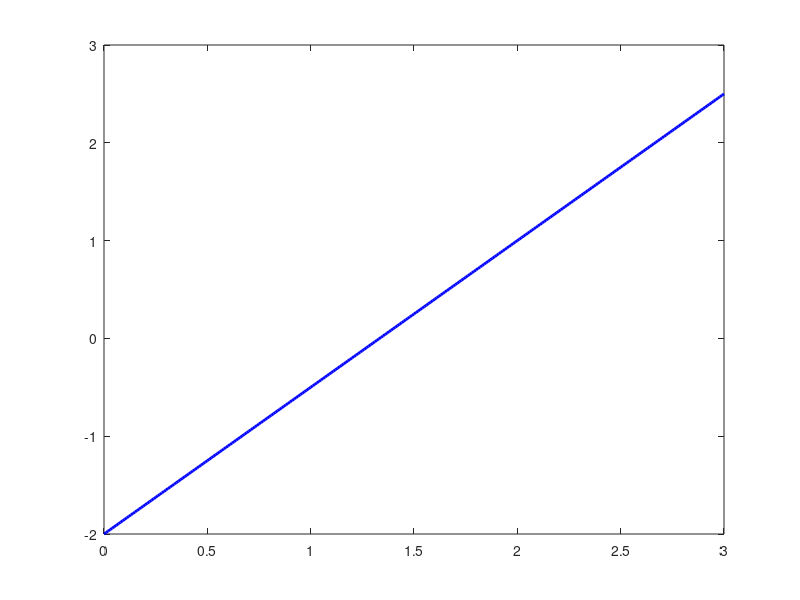

This chart was generated by the following MATLAB code: (Note: this script raises an error after producing the figure.)
function ex22main

clc
close all

% parametrization
a=3.0;
b=0.5;
c=1.0;
d=1.0;
df=0.1;
ord=1;  % order of equations
pseye=1.0;
maxit=200;
tol=sqrt(eps);

% Solution via LU decomposition
if ( abs(pseye-1.0)<0.0001 )
    mat=[1 b; 1 -d];
    dat_vec=[a; c];
    [L,U]=lu(mat);
    xvec=mat\dat_vec;
    pstar=xvec(1);
    qstar=xvec(2);
    disp(['q and p are ', num2str([qstar,pstar])]);
end

% illustration of excess demand:
qvec=[0.0:0.01:a]';
fvec=equil(qvec,a,b,c,d,pseye);
plot(qvec,fvec,'b-','Linewidth',2);

% solution via fzero:
qstar=[1.0,a];
qstar=fzero(@equil,qstar,[],a,b,c,d,pseye);

% alternative calling syntax:
% qstar=2.0;
% qstar=fzero(@equil,qstar,[],a,b,c,d);

% associated equilibrium price
pstar=demand(qstar,a,b);
disp(['q and p are ', num2str([qstar,pstar])]);

% illustration
pdem=demand(qvec,a,b);
psup=supply(qvec,c,d,pseye);
figure; hold on;
plot(qvec,pdem,'b-','Linewidth',2);
plot(qvec,psup,'r--','Linewidth',2);
plot(qstar,pstar,'ko','Linewidth',2,'Markersize',10);

% soluation via simple fixed point iteration
q=0.1;
p=0.1;
if (ord==1),
    [qstar,ic]=fpiter([q,p],a,b,c,d,pseye,maxit,tol,df,ord);
    disp(['iteration number ', num2str(ic)]);
else
    [qstar,ic]=fpiter([q,p],a,b,c,d,pseye,maxit,tol,df,ord);
    disp(['iteration number ', num2str(ic)]);
end;
pstar=demand(qstar,a,b);
disp(['q and p are ', num2str([qstar,pstar])]);

end

%-----------------------------------
function [q,ic]=fpiter(x,a,b,c,d,pseye,ni,tol,df,ord)

q=x(1);
p=x(2);
for ic=1:ni
    if (ord==1),
        p=demand(q,a,b);
        qnew=invsupply(p,c,d,pseye);
        dist=abs(q-qnew);
        if (dist<tol), return; end;
        q=df*qnew+(1.0-df)*q;
    elseif (ord==2),
        q=invdemand(p,a,b);
        pnew=supply(q,c,d,pseye);
        dist=abs(p-pnew);
        if (dist<tol), return; end;
        p=df*pnew+(1.0-df)*p;
    else 
        error('no such case');
        return
    end;
end;
warning('no convergence');

end
%-----------------------------------

%-----------------------------------
function func=equil(q,a,b,c,d,pseye)

func=b*q+d*q.^pseye-(a-c);

end
%-----------------------------------


%-----------------------------------
function p=demand(q,a,b)

p=a-b*q;

end
%-----------------------------------


%-----------------------------------
function q=invdemand(p,a,b)

q=1.0/b*(a-p);

end
%-----------------------------------


%-----------------------------------
function p=supply(q,c,d,pseye)

p=c+d*q.^pseye;

end
%-----------------------------------


%-----------------------------------
function q=invsupply(p,c,d,pseye)

q=((p-c)/d).^(1.0/pseye);

end
%-----------------------------------
